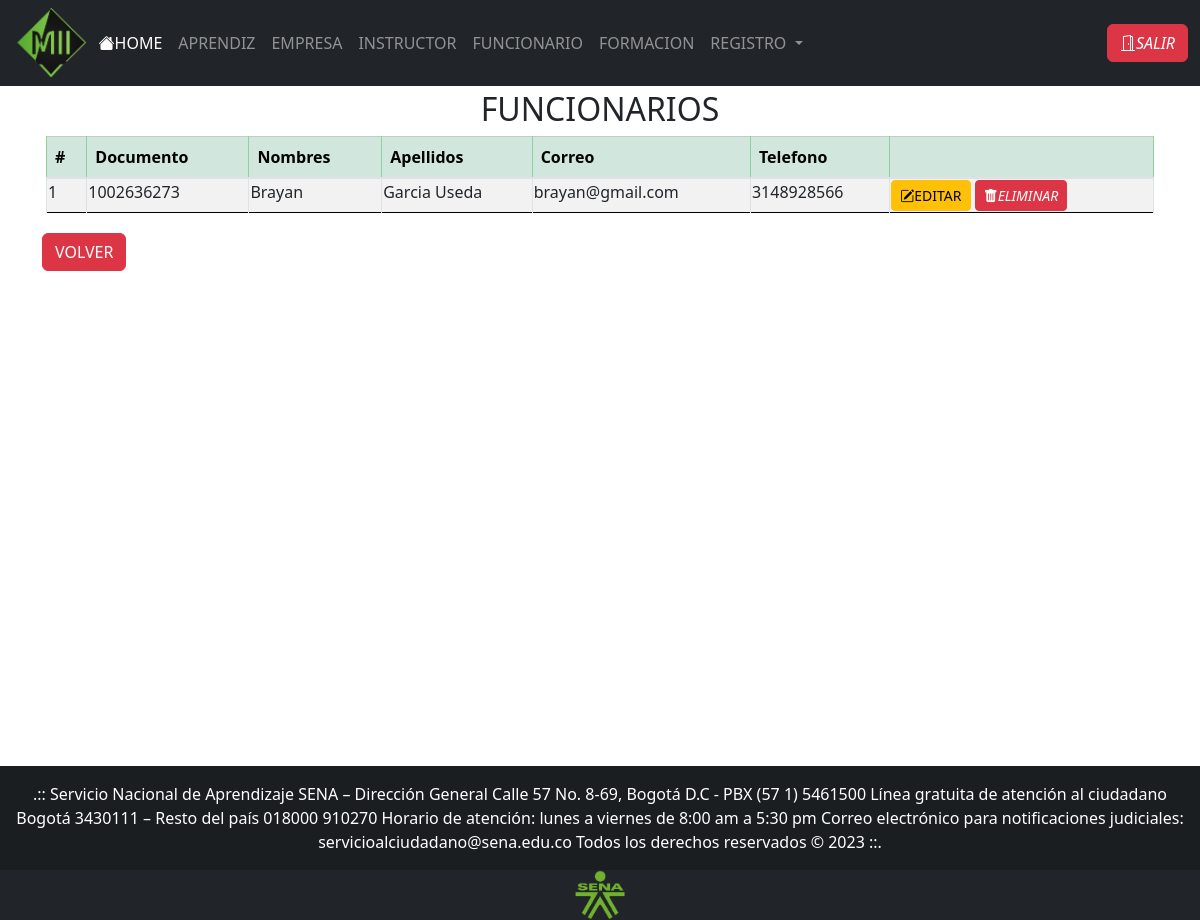
Before: /views/buscarFuncionarios.php (signed in) with the older database file.
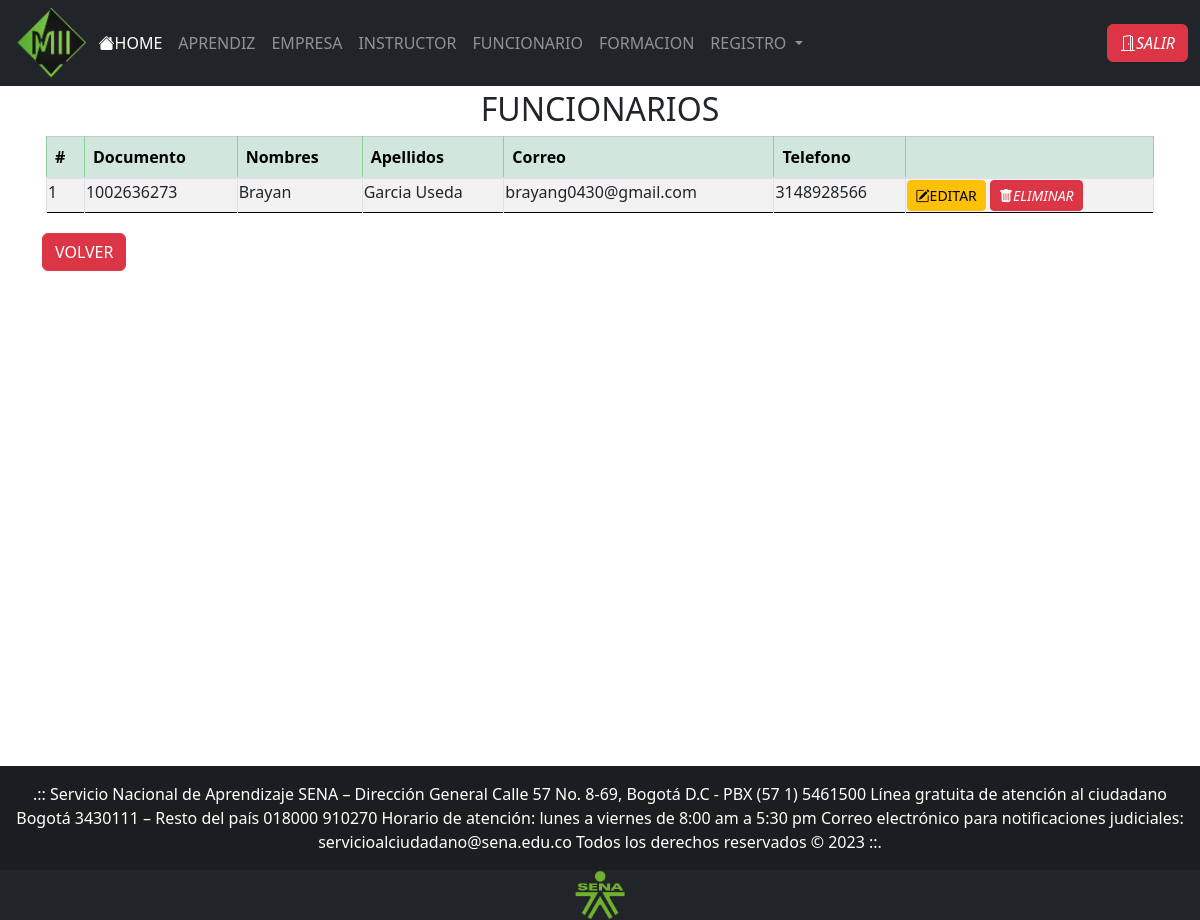
After: the same page with the newer database file.
### tables this page shows
CREATE TABLE IF NOT EXISTS `usuarios` (
  `pk_id_usr` bigint NOT NULL,
  `usr_nombre` varchar(30) NOT NULL,
  `usr_empresa` varchar(200) DEFAULT NULL,
  `usr_apellidos` varchar(60) NOT NULL,
  `usr_telefono` bigint NOT NULL,
  `usr_email` varchar(30) NOT NULL,
  `usr_rh` varchar(30) DEFAULT NULL,
  `usr_direccion` varchar(30) DEFAULT NULL,
  `usr_estrato` int DEFAULT NULL,
  `usr_ciudad` varchar(200) DEFAULT NULL,
  `usr_hv` varchar(30) DEFAULT NULL,
  `usr_contacto` int DEFAULT NULL,
  `usr_cargo` varchar(30) DEFAULT NULL,
  `usr_fecha_nacimiento` date DEFAULT NULL,
  `usr_libreta_militar` varchar(20) DEFAULT NULL,
  `fk_id_ficha` int DEFAULT NULL,
  `fk_id_tipo_doc` int DEFAULT NULL,
  `fk_id_tipo_usr` int NOT NULL,
  `login_pass` varchar(400) NOT NULL,
  `foto` text NOT NULL,
  PRIMARY KEY (`pk_id_usr`),
  KEY `fk_Usuarios_Tipo_Usuarios` (`fk_id_tipo_usr`),
  KEY `fk_Usuarios_Tipo_Documento1` (`fk_id_tipo_doc`),
  KEY `fk_Usuarios_Ficha1` (`fk_id_ficha`),
  KEY `usr_empresa` (`usr_empresa`)
);

### views/buscarFuncionarios.php (the view, shortened to what this page needs)
<!DOCTYPE html>
<html lang="en">
<head>
    <?php
    require_once("head.php");
    ?>
</head>
<body>
    <?php
    require_once("header.php");
    include('../controller/conexion.php');
    ?>
    <div style="min-height: 85vh;">
        <div class="container">
            <div>
                <div class="p-1">
                    <div class="text-center">
                        <h2>FUNCIONARIOS</h2>
                    </div>
                    <div class="overflow-x-scroll">
                        <table id="tablaFuncionario" class="table table-bordered table-striped table-hover">
                            <thead class="table-success">
                                <tr>
                                    <th scope="col">#</th>
                                    <th scope="col">Documento</th>
                                    <th scope="col">Nombres</th>
                                    <th scope="col">Apellidos</th>
                                    <th scope="col">Correo</th>
                                    <th scope="col">Telefono</th>
                                    <th scope="col"></th>
                                </tr>
                            </thead>
                            <tbody>
                                <?php
                                $i = 1;
                                $usuario = $base->query("SELECT * FROM usuarios WHERE fk_id_tipo_usr=2")->fetchAll(PDO::FETCH_OBJ);
                                foreach ($usuario as $usuarios) {
                                    ?>
                                    <tr>
                                        <td scope="row">
                                            <?php echo $i; ?>
                                        </td>
                                        <td>
                                            <?php echo $usuarios->pk_id_usr; ?>
                                        </td>
                                        <td>
                                            <?php echo $usuarios->usr_nombre; ?>
                                        </td>
                                        <td>
                                            <?php echo $usuarios->usr_apellidos; ?>
                                        </td>
                                        <td>
                                            <?php echo $usuarios->usr_email; ?>
                                        </td>
                                        <td>
                                            <?php echo $usuarios->usr_telefono; ?>
                                        </td>
                                        <td>
                                            <a class="btn btn-warning btn-sm"
                                                href="editarUsuario.php?id=<?php echo $usuarios->pk_id_usr; ?>">
                                                <i class="bi bi-pencil-square"></i>EDITAR</a>
                                            <a onclick="return confirm('Estas seguro de eliminar?');"
                                                class="btn btn-danger btn-sm"
                                                href="../controller/eliminarUsuario.php?id=<?php echo $usuarios->pk_id_usr; ?>"><i
                                                    class="bi bi-trash-fill">ELIMINAR</i></a>
                                        </td>
                                    </tr>
                                    <?php
                                    $i++;
                                }
                                ?>
                            </tbody>
                        </table>
                    </div>
                </div>
            </div>
            <a href="javascript:history.back(-1);"><button class="btn btn-danger me-md-2"
                    type="button">VOLVER</button></a>
        </div>
    </div>
    <?php
    require_once("footer.php");
    ?>
</body>
</html>

Changed rows visible on the page:
changed usuarios "Brayan": usr_email "brayan@gmail.com" → "brayang0430@gmail.com"
